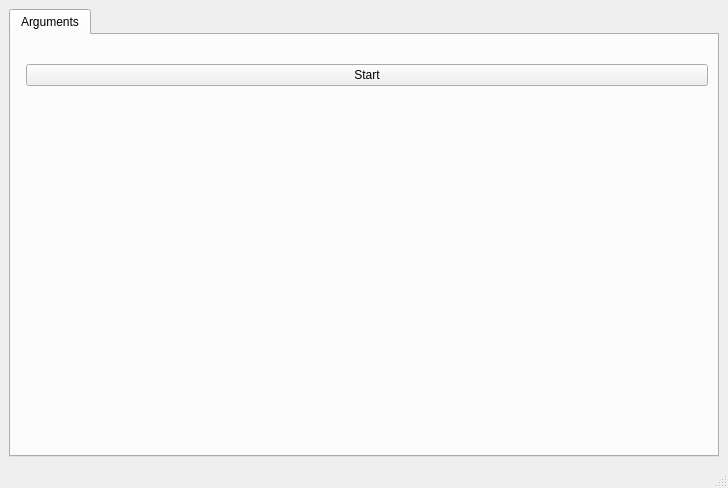
<?xml version="1.0" encoding="UTF-8"?>
<ui version="4.0">
 <class>MainWindow</class>
 <widget class="QMainWindow" name="MainWindow">
  <property name="geometry">
   <rect>
    <x>0</x>
    <y>0</y>
    <width>728</width>
    <height>488</height>
   </rect>
  </property>
  <property name="windowTitle">
   <string>MainWindow</string>
  </property>
  <widget class="QWidget" name="centralwidget">
   <layout class="QVBoxLayout" name="verticalLayout">
    <item>
     <widget class="QTabWidget" name="tabWidget">
      <property name="currentIndex">
       <number>0</number>
      </property>
      <widget class="QWidget" name="argsTab">
       <attribute name="title">
        <string>Arguments</string>
       </attribute>
       <layout class="QFormLayout" name="formLayout">
        <property name="fieldGrowthPolicy">
         <enum>QFormLayout::AllNonFixedFieldsGrow</enum>
        </property>
        <item row="1" column="0" colspan="2">
         <widget class="QLabel" name="descriptionLabel">
          <property name="text">
           <string/>
          </property>
         </widget>
        </item>
        <item row="2" column="1">
         <widget class="QPushButton" name="startButton">
          <property name="text">
           <string>Start</string>
          </property>
         </widget>
        </item>
       </layout>
      </widget>
     </widget>
    </item>
   </layout>
  </widget>
  <widget class="QMenuBar" name="menubar">
   <property name="geometry">
    <rect>
     <x>0</x>
     <y>0</y>
     <width>728</width>
     <height>25</height>
    </rect>
   </property>
  </widget>
  <widget class="QStatusBar" name="statusbar"/>
 </widget>
 <resources/>
 <connections/>
</ui>
